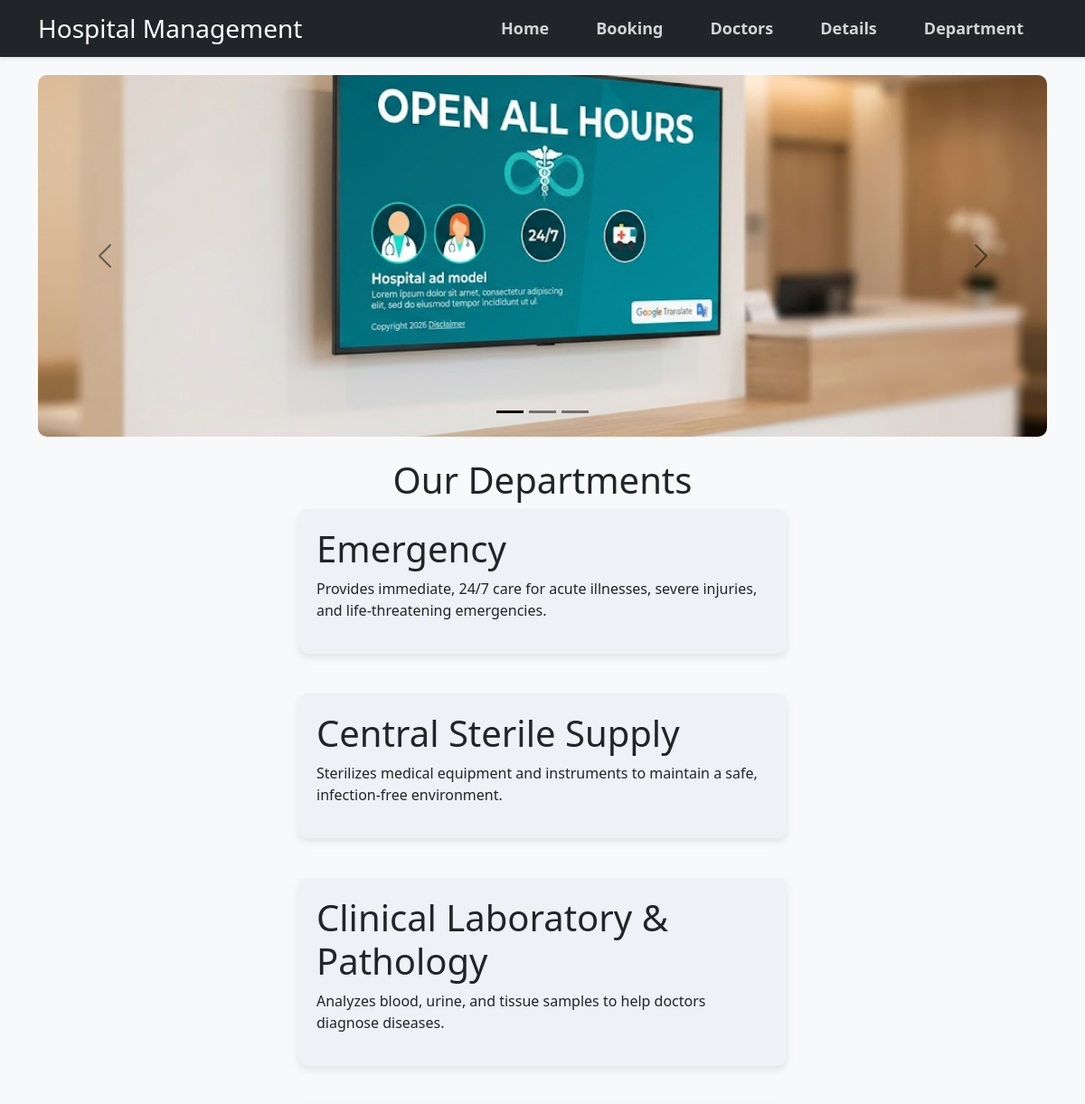
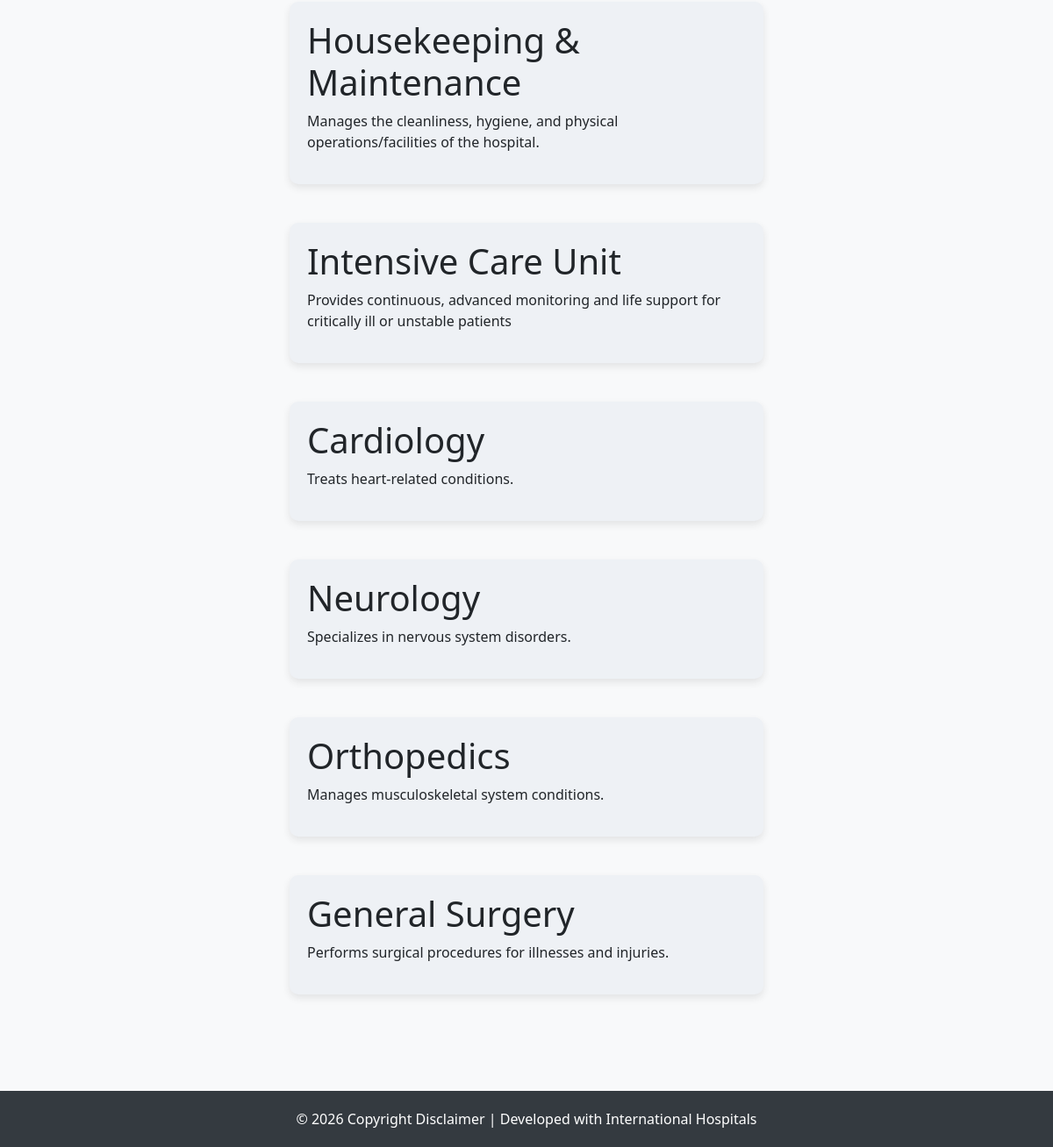
Page /department/ on the committed database (2 pictures, top to bottom).
### app/models.py (models this page shows, shortened)
class Departments(models.Model):
    d_name= models.CharField(max_length=100)
    d_disc= models.TextField()

### app/views.py (the view)
# urls.py: path('department/',views.Department,name='department'),
def Department(request):
  dep = {
    'dep_info': Departments.objects.all()
  }
  return render(request,'department.html',dep)

### templates/department.html (shortened to what this page needs)
{% extends 'base.html'%}
{% block content %}
<h1 class=" text-center fs-1 font-weight-bold " style="width: 100%; height: 100%;">Our Departments</h1>
{% for d in dep_info %}
{% load static %}
<div>
    <div class="department-container " class="card mb-3" style="max-width: 540px; margin: auto; background-color: #eef1f5; border-radius: 10px; box-shadow: 0px 4px 8px  rgba(39, 39, 39, 0.1); padding: 20px; margin-bottom: 20px; transition: transform 0.3s ease; ">
        <h1 id="department">{{ d.d_name }}</h1>
        <p id="parag">{{ d.d_disc }}</p>
    </div>
    <br>
</div>
{% endfor %}
{% endblock %}

### templates/base.html (style rules this page uses)
body { background-color: #f8f9fa; }

### rows in the picture
Departments: d_name "Emergency", d_disc "Provides immediate, 24/7 care for acute illnesses, severe injuries, and life-threatening emergencies."
Departments: d_name "Central Sterile Supply", d_disc "Sterilizes medical equipment and instruments to maintain a safe, infection-free environment."
Departments: d_name "Clinical Laboratory & Pathology", d_disc "Analyzes blood, urine, and tissue samples to help doctors diagnose diseases."
Departments: d_name "Housekeeping & Maintenance", d_disc "Manages the cleanliness, hygiene, and physical operations/facilities of the hospital."
Departments: d_name "Intensive Care Unit", d_disc "Provides continuous, advanced monitoring and life support for critically ill or unstable patients"
Departments: d_name "Cardiology", d_disc "Treats heart-related conditions."
Departments: d_name "Neurology", d_disc "Specializes in nervous system disorders."
Departments: d_name "Orthopedics", d_disc "Manages musculoskeletal system conditions."
Departments: d_name "General Surgery", d_disc "Performs surgical procedures for illnesses and injuries."
